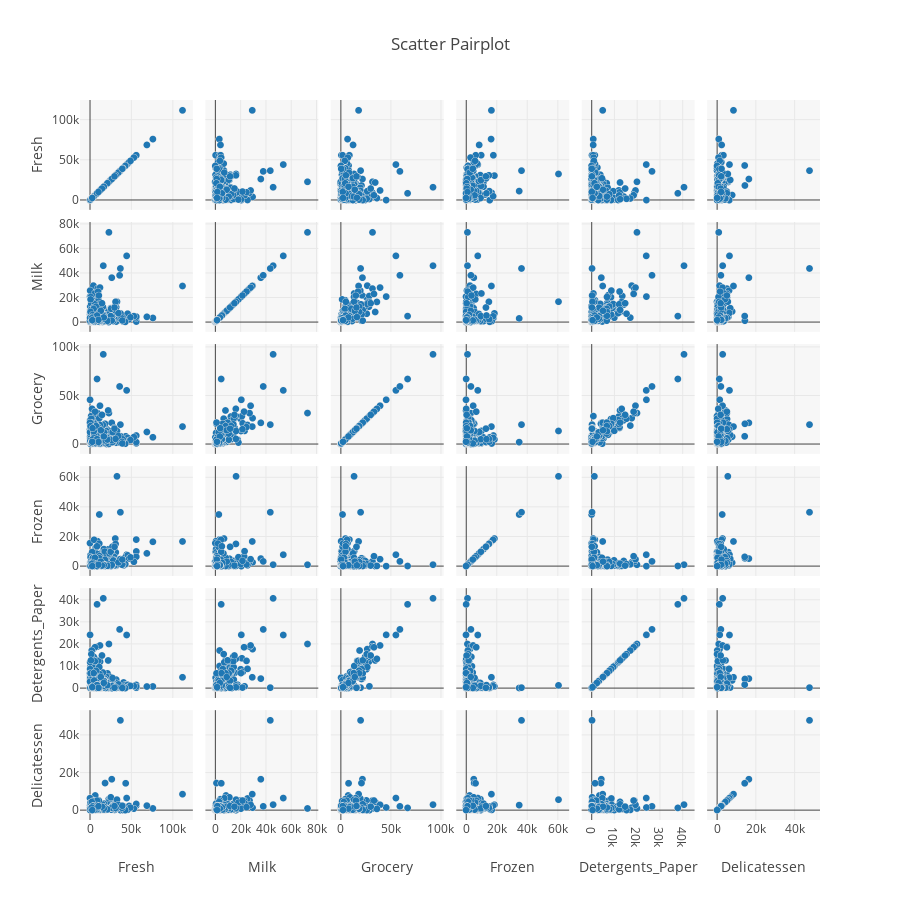

Notebook code cell kept with this figure:
### Markdown cell above
### Visualize Feature Distributions
To get a better understanding of the dataset, we can construct a scatter matrix of each of the six product features present in the data. If you found that the feature you attempted to predict above is relevant for identifying a specific customer, then the scatter matrix below may not show any correlation between that feature and the others. Conversely, if you believe that feature is not relevant for identifying a specific customer, the scatter matrix might show a correlation between that feature and another feature in the data. Run the code block below to produce a scatter matrix.

### Code cell
# Produce a scatter matrix for each pair of features in the data
# pd.plotting.scatter_matrix(data, alpha = 0.3, figsize = (14,10), diagonal = 'kde');

dimensions = []
for column in data.columns:
    dimension = {
        "label": column,
        "values": data[column]
    }
    dimensions.append(dimension)

trace = go.Splom(dimensions=dimensions,                
                marker=dict(
                            size=7,
                            showscale=False,
                            line=dict(width=0.5,
                                      color='rgb(230,230,230)')),
                 diagonal=dict(visible=True)
                )

layout = go.Layout(
    title='Scatter Pairplot',
    dragmode='select',
    width=900,
    height=900,
    autosize=False,
    hovermode='closest',
    plot_bgcolor='rgba(240,240,240, 0.50)',
     
)

fig = dict(data=[trace], layout=layout)
py.iplot(fig)

### Figure 1 — Plotly figure (JSON) as saved in the notebook; plotly's stock layout.template omitted (floating-point values rounded to 4 significant figures; data arrays with more than 128 entries replaced by an {"elided": "..."} marker saying what was removed)
{"data": [{"diagonal": {"visible": true}, "dimensions": [{"label": "Fresh", "values": {"elided": "440 int values"}}, {"label": "Milk", "values": {"elided": "440 int values"}}, {"label": "Grocery", "values": {"elided": "440 int values"}}, {"label": "Frozen", "values": {"elided": "440 int values"}}, {"label": "Detergents_Paper", "values": {"elided": "440 int values"}}, {"label": "Delicatessen", "values": {"elided": "440 int values"}}], "marker": {"line": {"color": "rgb(230,230,230)", "width": 0.5}, "showscale": false, "size": 7}, "type": "splom", "uid": "d079a254-c641-11e8-9250-e4a7a085a6b4"}], "layout": {"autosize": false, "dragmode": "select", "height": 900, "hovermode": "closest", "plot_bgcolor": "rgba(240,240,240, 0.50)", "title": "Scatter Pairplot", "width": 900}}
